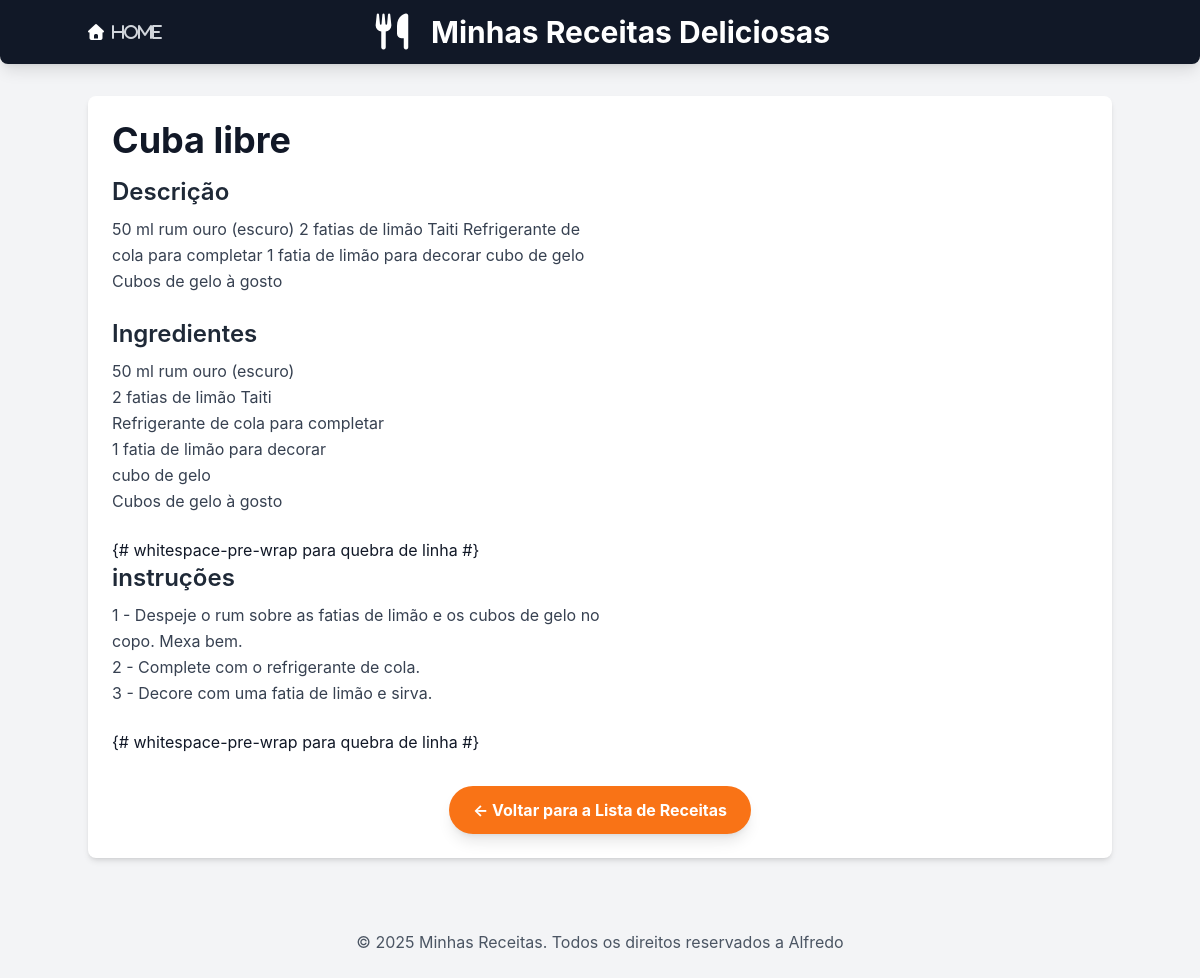
/receitas/receita/9/, run on an earlier commit of the app's database.
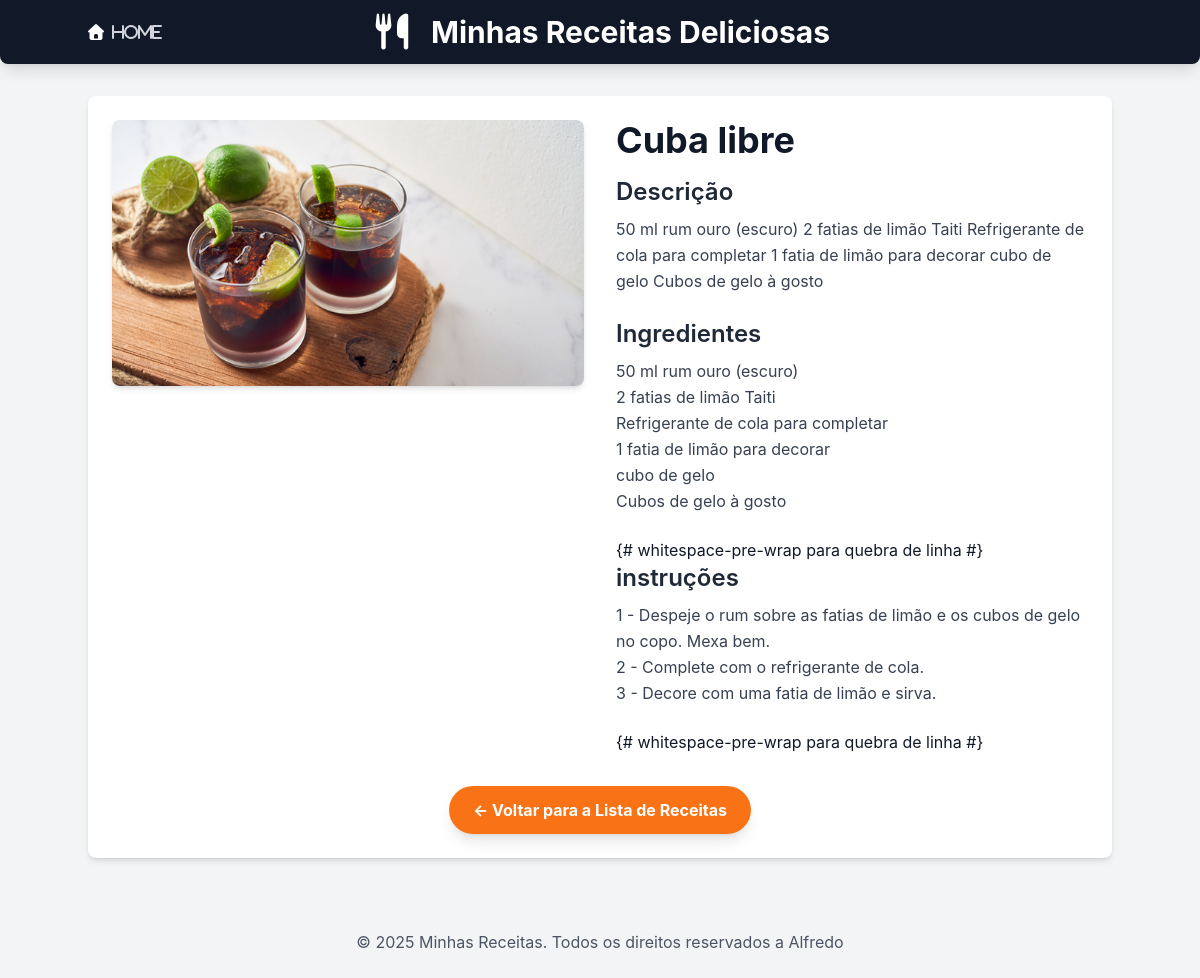
And on a later commit of the database.
### receitas/models.py (models this page shows, shortened)
class Receita(models.Model):
    CATEGORIAS = [
        ('comida', 'Comida'),
        ('sobremesa', 'Sobremesa'),
        ('drink', 'Drink'),
    ]
    title = models.CharField(max_length=200)
    description = models.TextField("Descrição")
    ingredients = models.TextField("Ingredientes")
    instructions = models.TextField("Instruções")
    image = models.ImageField("Imagem", upload_to='receitas/images/', blank=True, null=True)
    categoria = models.CharField("Categoria", max_length=20, choices=CATEGORIAS, default='comida')
    created_at = models.DateTimeField(auto_now_add=True)
    updated_at = models.DateTimeField(auto_now = True)
    class Meta:
        verbose_name = "Receita"
        verbose_name_plural = "Receitas"
        ordering = ['-created_at'] # Ordena as receitas pela data de criação (mais novas primeiro)

### receitas/views.py (the view)
# urls.py: path('receita/<int:id>/', views.receita_detail, name='receita_detail'),
def receita_detail(request, id):
    receita = get_object_or_404(Receita, pk = id)
    context={
        'receita': receita,
    }
    return render(request, 'receitas/receita_detail.html', context)

### receitas/templates/receitas/receita_detail.html (shortened to what this page needs)
{% extends "receitas/base.html" %}
{% block content %}
<div class="flex flex-col md:flex-row gap-8">
    {% if receita.image %}
    <div class="md:w-1/2">
        <img src="{{ receita.image.url }}" alt="[Imagem de {{ receita.title }}]"
            class="w-full h-auto object-cover rounded-lg shadow-md">
    </div>
    {% endif %}
    <div class="md:w-1/2">
        <h2 class="text-4xl font-bold text-gray-900 mb-4">{{ receita.title }}</h2>
        <h3 class="text-2xl font-semibold text-gray-800 mb-2">Descrição</h3>
        <p class="text-gray-700 mb-6 leading-relaxed">{{ receita.description }}</p>
        <h3 class="text-2xl font-semibold text-gray-800 mb-2">Ingredientes</h3>
        <p class="text-gray-700 mb-6 leading-relaxed whitespace-pre-wrap">{{ receita.ingredients }}</p>{#
        whitespace-pre-wrap para quebra de linha #}
        <h3 class="text-2xl font-semibold text-gray-800 mb-2">instruções</h3>
        <p class="text-gray-700 mb-6 leading-relaxed whitespace-pre-wrap">{{ receita.instructions }}</p>{#
        whitespace-pre-wrap para quebra de linha #}
    </div>
</div>
<div class="mt-8 text-center">
    <a href="{% url 'home' %}"
        class="inline-block bg-orange-500 hover:bg-orange-600 text-white font-bold py-3 px-6 rounded-full transition durantion-300 ease-in-out shadow-lg">
        &larr; Voltar para a Lista de Receitas
    </a>
</div>
{% endblock %}

What changed in the data, as far as the page shows it:
changed Receita "Cuba libre": image: picture added
